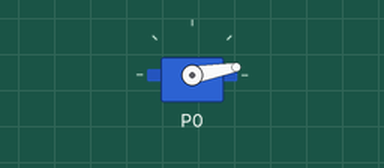
Bench run of a program on a simulated BBC micro:bit (MakeCode). On the bench: servo.

Above: at 0.05 s.
At 0.45 s:
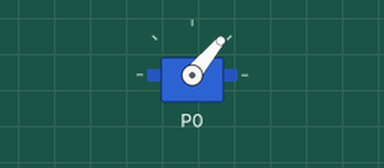
At 0.85 s:
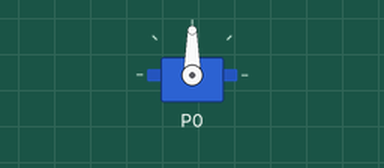
At 1.7 s:
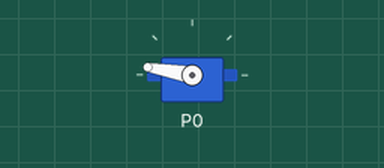
Timing chart, 0 to 4.0 s (numbered marks = the images above):
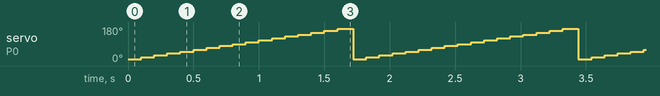

The program:

main.ts
```typescript
let angle = 0
servos.P0.setRange(10, 170)
basic.forever(function () {
    for (let index = 0; index <= 16; index++) {
        angle = index * 10 + 10
        servos.P0.setAngle(angle)
        basic.pause(100)
    }
    for (let index_2 = 0; index_2 <= -16; index_2++) {
        let index = 0
        angle = index * -10 - 10
        servos.P0.setAngle(angle)
        basic.pause(100)
    }
})
```

test.ts
```typescript
// les tests vont ici ; cela ne sera pas compilé si ce paquet est utilisé en tant qu'extension.
```

Measured:
- by itself, servo on P0: repeats every 1.7 s: 30° 0.10 s, 40° 0.10 s, 50° 0.10 s, 60° 0.10 s, 70° 0.10 s, 80° 0.10 s, 90° 0.10 s, 100° 0.10 s, 110° 0.10 s, 120° 0.10 s, 130° 0.10 s, 140° 0.10 s, 150° 0.10 s, 160° 0.10 s, 170° 0.12 s, 10° 0.10 s, 20° 0.10 s
